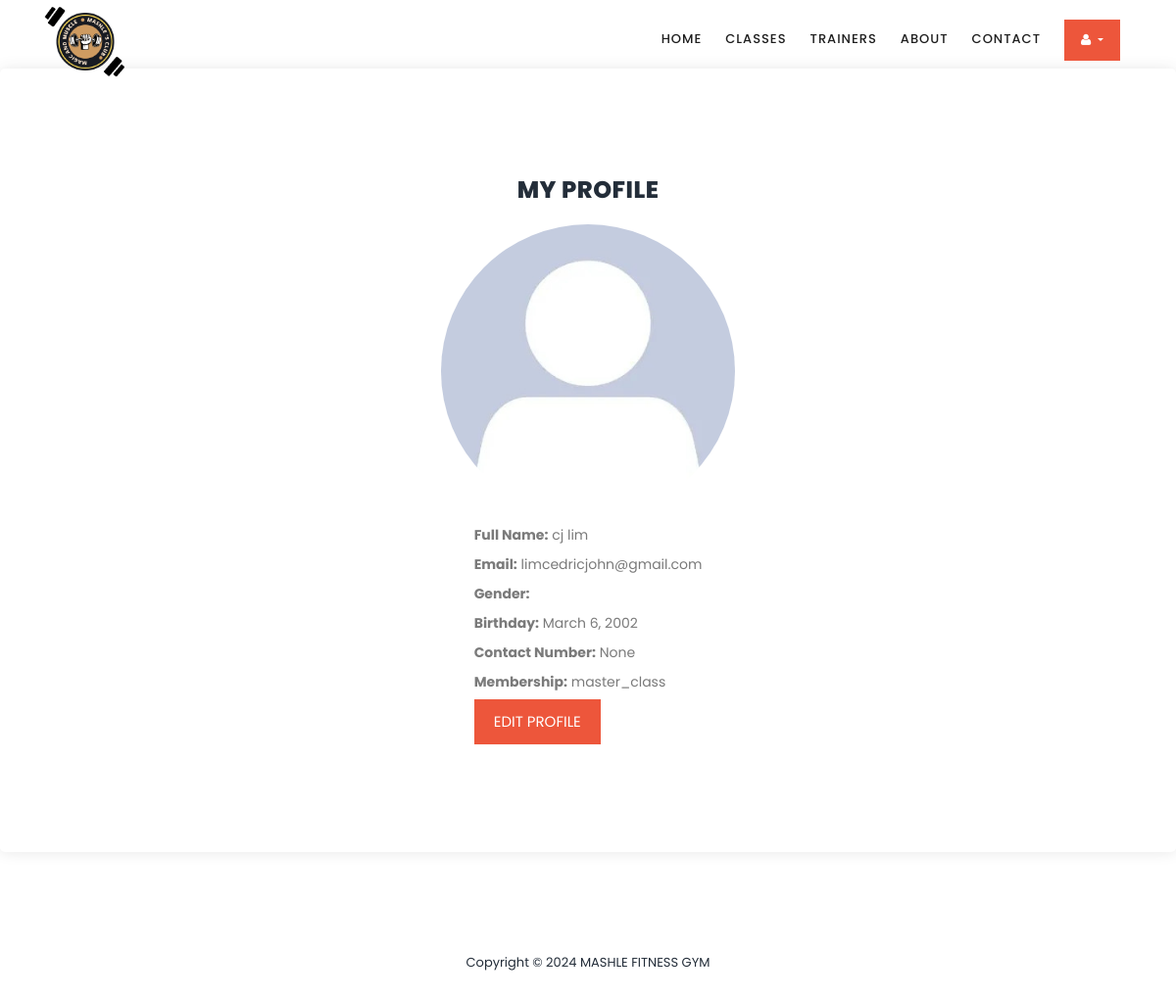
The page /profile (signed in) on the database as committed earlier.
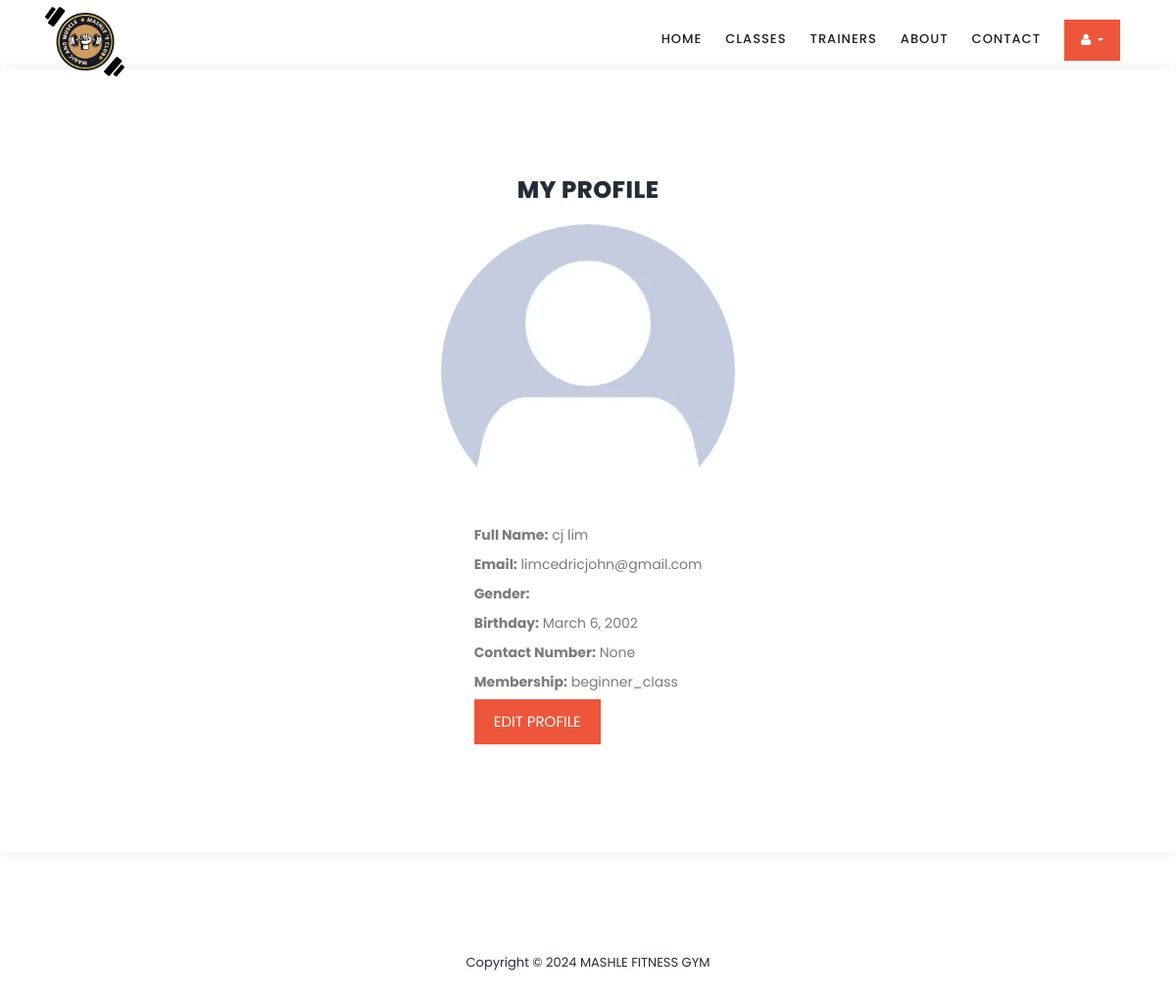
The same page on the database as committed later.
### GymApp/models.py (models this page shows, shortened)
class UserProfile(models.Model):
    user = models.OneToOneField(User, on_delete=models.CASCADE)
    display_photo = models.ImageField(upload_to='profile_pics/', default='default.jpg')
    gender = models.CharField(max_length=10, choices=[('Male', 'Male'), ('Female', 'Female'), ('Other', 'Other')], blank=True)
    birthday = models.DateField(null=True, blank=True)
    contact_number = models.CharField(max_length=15, null=True, blank=True)
    membership_choices = [
        ('no_class', 'No Class'),
        ('beginner_class', 'Beginner Class'),
        ('intermediate_class', 'Intermediate Class'),
        ('master_class', 'Master Class'),
    ]
    membership = models.CharField(max_length=20, choices=membership_choices, default='no_class')

### GymApp/views.py (the view)
# urls.py: path('profile', views.profile, name='profile'),
def profile(request):
    user_profile = UserProfile.objects.get(user=request.user)
    return render(request, 'profile.html', {'user_profile': user_profile})

### templates/profile.html (shortened to what this page needs)
{% extends "base.html" %}
{% load static %}
{% block content %}
  <div class="user-profile">
    <h2>My Profile</h2>
    <div class="profile-picture">
      <img src="{{ user_profile.display_photo.url }}" alt="Profile Picture">
    </div>
    <div class="profile-details">
      <p><strong>Full Name:</strong> {{ user.first_name }} {{ user.last_name }}</p>
      <p><strong>Email:</strong> {{ user.email }}</p>
      <p><strong>Gender:</strong> {{ user_profile.gender }}</p>
      <p><strong>Birthday:</strong> {{ user_profile.birthday }}</p>
      <p><strong>Contact Number:</strong> {{ user_profile.contact_number }}</p>
      <p><strong>Membership:</strong> {{ user_profile.membership }}</p>
      <div class="main-button">
        <a href="{% url 'edit_profile' %}">Edit Profile</a>
      </div>
    </div>
  </div>
{% endblock %}

### templates/base.html (shortened to what this page needs)
{% load static %}
<!DOCTYPE html>
<html>
<head>
    <link rel="stylesheet" type="text/css" href="{% static 'css/bootstrap.min.css' %}">
    <link rel="stylesheet" type="text/css" href="{% static 'css/font-awesome.css' %}">
    <link rel="stylesheet" href="{% static 'css/style.css' %}">
</head>
<body>
    <header class="header-area header-sticky">
        <div class="container">
            <div class="row">
                <div class="col-12">
                    <nav class="main-nav">
                        <a href="home" class="logo"><img src="{% static 'images/logo.png' %}" alt="" width="85" height="85"></a>
                        <ul class="nav">
                            <li class=""><a href="home">Home</a></li>
                            <li class=""><a href="classes">Classes</a></li>
                            <li class=""><a href="trainers">Trainers</a></li>
                            <li class=""><a href="about">About</a></li>
                            <li class=""><a href="contact">Contact</a></li>
                            {% if user.is_authenticated %}
                                <li class="dropdown">
                                    <a href="#" class="dropdown-toggle" id="profileDropdown" data-toggle="dropdown" aria-haspopup="true" aria-expanded="false">
                                        <i class="fa fa-user"></i>
                                    </a>
                                </li>
                            {% else %}
                                <li class=""><a href="{% url 'login' %}">Login</a></li>
                            {% endif %}
                        </ul>
                    </nav>
                </div>
            </div>
        </div>
    </header>
    <main>
        {% block content %}{% endblock %}
    </main>
    <footer>
        <div class="container">
            <div class="row">
                <div class="col-lg-12">
                    <p>Copyright &copy; 2024 MASHLE FITNESS GYM</p>
                </div>
            </div>
        </div>
    </footer>
</body>
</html>

### static/css/style.css (style rules this page uses)
html, body, div, span, applet, object, iframe, h1, h2, h3, h4, h5, h6, p, blockquote, div pre, a, abbr, acronym, address, big, cite, code, del, dfn, em, font, img, ins, kbd, q, s, samp, small, strike, strong, sub, sup, tt, var, b, u, i, center, dl, dt, dd, ol, ul, li, figure, header, nav, section, article, aside, footer, figcaption { margin: 0; padding: 0; border: 0; outline: 0; }
ul, li { padding: 0; margin: 0; list-style: none; }
header, nav, section, article, aside, footer, hgroup { display: block; }
* { box-sizing: border-box; }
html, body { font-family: 'Poppins', sans-serif; font-weight: 400; background-color: #fff; font-size: 16px; -ms-text-size-adjust: 100%; -webkit-font-smoothing: antialiased; -moz-osx-font-smoothing: grayscale; }
a { text-decoration: none !important; }
h1, h2, h3, h4, h5, h6 { margin-top: 0px; margin-bottom: 0px; }
ul { margin-bottom: 0px; }
p { font-size: 14px; line-height: 25px; color: #7a7a7a; }
html, body { background: #fff; font-family: 'Poppins', sans-serif; }
.main-button a { display: inline-block; font-size: 15px; padding: 12px 20px; background-color: #ed563b; color: #fff; text-align: center; font-weight: 400; text-transform: uppercase; transition: all .3s; }
.header-area { position: absolute; top: 0px; left: 0px; right: 0px; z-index: 100; height: 80px; background: rgba(250,250,250,0.1); -webkit-transition: all .5s ease 0s; -moz-transition: all .5s ease 0s; -o-transition: all .5s ease 0s; transition: all .5s ease 0s; }
.header-area .main-nav { min-height: 80px; background: transparent; }
.header-area .main-nav .logo { line-height: 80px; color: #fff; font-size: 32px; font-weight: 800; text-transform: uppercase; float: left; -webkit-transition: all 0.3s ease 0s; -moz-transition: all 0.3s ease 0s; -o-transition: all 0.3s ease 0s; transition: all 0.3s ease 0s; }
.header-area .main-nav .nav { float: right; margin-top: 27px; margin-right: 0px; background-color: transparent; -webkit-transition: all 0.3s ease 0s; -moz-transition: all 0.3s ease 0s; -o-transition: all 0.3s ease 0s; transition: all 0.3s ease 0s; position: relative; z-index: 999; }
.header-area .main-nav .nav li { padding-left: 20px; padding-right: 20px; }
.header-area .main-nav .nav li a { display: block; font-weight: 500; font-size: 13px; color: #7a7a7a; text-transform: uppercase; -webkit-transition: all 0.3s ease 0s; -moz-transition: all 0.3s ease 0s; -o-transition: all 0.3s ease 0s; transition: all 0.3s ease 0s; height: 40px; line-height: 40px; border: transparent; letter-spacing: 1px; }
.header-area .main-nav .nav li a { color: #1e1e1e; }
.header-area .main-nav .nav li:last-child a { display: inline-block; font-size: 13px; padding: 11px 17px; background-color: #ed563b; color: #fff; text-align: center; font-weight: 400; letter-spacing: 0px; text-transform: uppercase; transition: all .3s; height: auto; line-height: 20px; }
.header-area.header-sticky { min-height: 80px; }
.header-area.header-sticky .nav { margin-top: 20px !important; }
@media (max-width: 1200px) { .header-area .main-nav .nav li { padding-left: 12px; padding-right: 12px; } }
@media (max-width: 1200px) { .header-area .main-nav:before { display: none; } }
@media (min-width: 767px) { .header-area .main-nav .nav { display: flex !important; } }
footer { text-align: center; padding: 30px 0px; }
footer p { color: #232d39; font-size: 13px; }

### templates/profile.html (style rules this page uses)
.user-profile { background: #fff; margin: 70px auto 70px auto; padding: 20px; border-radius: 5px; box-shadow: 0px 0px 15px rgba(0, 0, 0, 0.1); display: flex; flex-direction: column; justify-content: center; align-items: center; min-height: 100vh; }
.user-profile h2 { font-size: 24px; text-transform: uppercase; font-weight: 800; color: #232d39; letter-spacing: 0.5px; margin-top: 0; margin-bottom: 20px; }
.user-profile .profile-picture img { max-width: 300px; height: 300px; border-radius: 50%; }
.user-profile .profile-details p { margin: 5px 0; }
.user-profile .profile-details strong { font-weight: bold; }

Rows that differ between the two databases and show on the page:
changed UserProfile "None": membership "master_class" → "beginner_class"
